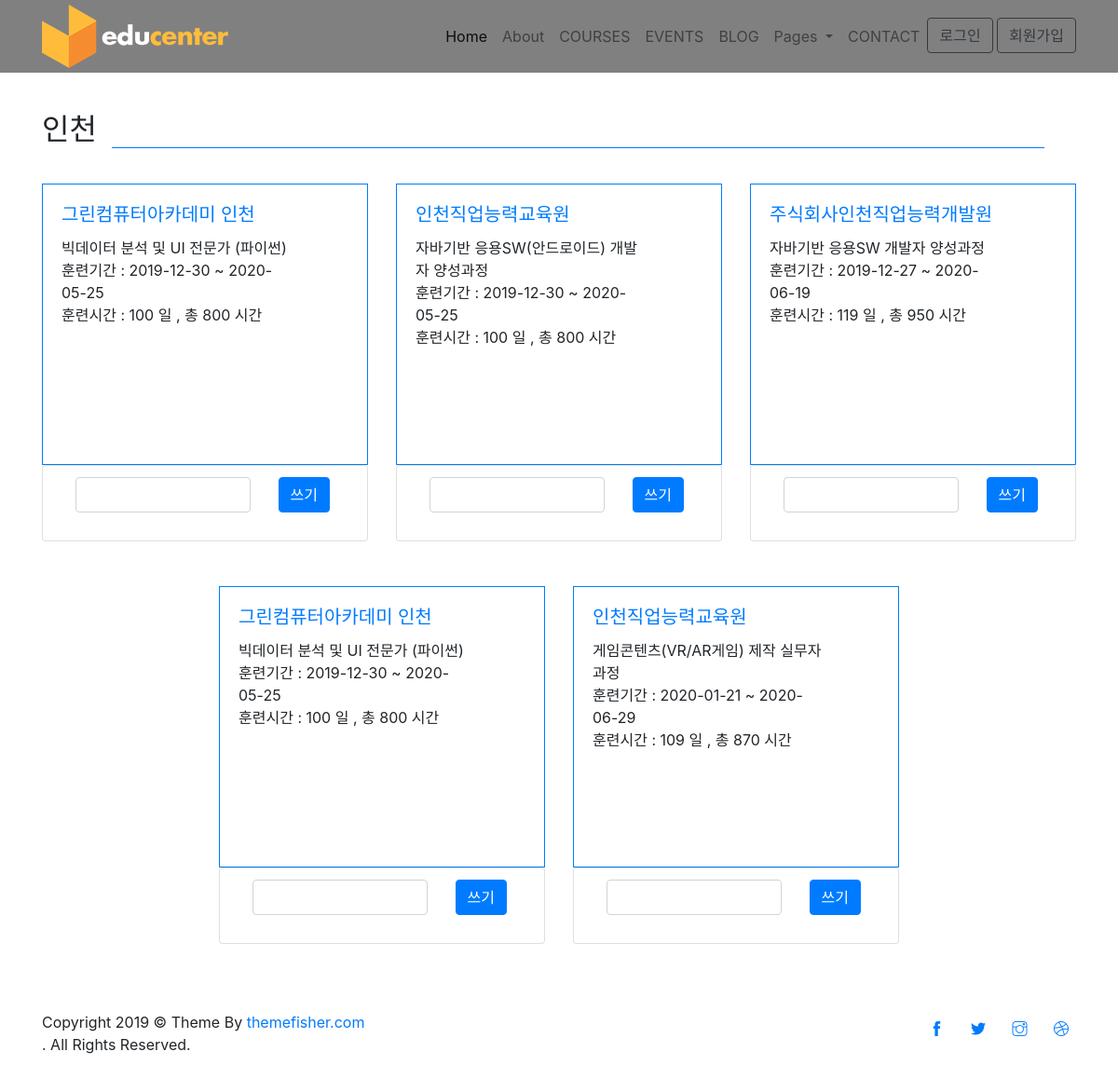
The page /window/window/incheon/ on the database its author committed.
### itess/models.py (models this page shows)
class Information(models.Model):
    title = models.CharField(max_length=300)
    academy = models.CharField(max_length=300)
    info = models.CharField(max_length=300)
    link = models.CharField(max_length=300)
    academy_title = models.CharField(max_length=300)
    academy_num= models.CharField(max_length=300)
    training_date = models.CharField(max_length= 300)
    pay = models.CharField(max_length= 300)
    training_wage = models.CharField(max_length= 300)
    people = models.CharField(max_length= 300)
    training_time = models.CharField(max_length= 300)
    code = models.CharField(max_length=100)
    topic = models.ForeignKey(Topic, on_delete=models.CASCADE, related_name='courses')
    zzim_user = models.ManyToManyField(settings.AUTH_USER_MODEL, related_name="zzim_info")

### window/views.py (the view)
# urls.py: path('window/incheon/', window_views.incheon, name = "incheon"),
def incheon(request):
    return render(request, 'window/incheon.html', context)

### window/templates/window/incheon.html (shortened to what this page needs)
<!DOCTYPE html>
<html lang="zxx">
{% load static %}
<head>
  <link rel="stylesheet" href="{% static 'plugins/bootstrap/bootstrap.min.css' %}">
  <link rel="stylesheet" href="{% static 'plugins/slick/slick.css' %}">
  <link rel="stylesheet" href="{% static 'plugins/themify-icons/themify-icons.css'%}">
  <link rel="stylesheet" href="{% static 'plugins/animate/animate.css'%}">
  <link rel="stylesheet" href="{% static 'plugins/venobox/venobox.css'%}">
    <link rel="stylesheet" href="https://stackpath.bootstrapcdn.com/bootstrap/4.4.1/css/bootstrap.min.css">
</head>
<body>
  <header class="fixed-top header">
    <div class="navigation w-100" >
      <div class="container">
        <nav class="navbar navbar-expand-lg navbar-light p-0">
          <a class="navbar-brand" href="{% url 'window:menu'%}"><img src="{% static 'images/logo.png' %}" alt="logo"></a>
          <div class="collapse navbar-collapse" id="navigation">
            <ul class="navbar-nav ml-auto text-center">
              <li class="nav-item active">
                <a class="nav-link" href="{% url 'window:menu'%}">Home</a>
              </li>
              <li class="nav-item @@about">
                <a class="nav-link" href="{% url 'window:about'%}">About</a>
              </li>
              <li class="nav-item @@courses">
                <a class="nav-link" href="courses.html">COURSES</a>
              </li>
              <li class="nav-item @@events">
                <a class="nav-link" href="events.html">EVENTS</a>
              </li>
              <li class="nav-item @@blog">
                <a class="nav-link" href="blog.html">BLOG</a>
              </li>
              <li class="nav-item dropdown view">
                <a class="nav-link dropdown-toggle" href="#" id="navbarDropdown" role="button" data-toggle="dropdown"
                  aria-haspopup="true" aria-expanded="false">
                  Pages
                </a>
              </li>
              <li class="nav-item @@contact">
                <a class="nav-link" href="contact.html">CONTACT</a>
              </li>
                <li>
                   {% if user.is_authenticated %}
                    <a class="btn btn-outline-primary" href="{% url 'accounts:logout' %}">{{user.username}}</a>
                    {% else %}
                    <a class="btn btn-outline-dark" href="{% url 'accounts:login' %}">로그인 </a>
                    <a class="btn btn-outline-dark" href="{% url 'accounts:signup' %}">회원가입</a>
                    {% endif %}
                </li>
            </ul>
          </div>
        </nav>
      </div>
    </div>
  </header>
  <br>
  <br>
  <br>
   <br>
    <br>
  <section class="section-sm">
    <div class="container">
      <div class="row">
        <div class="col-12">
          <div class="d-flex align-items-center section-title justify-content-between">
            <h2 class="mb-0 text-nowrap mr-3">인천<br><br></h2>
            <div class="border-top w-100 border-primary d-none d-sm-block"></div>
            <div>
              <a href="courses.html" class="btn btn-sm btn-primary-outline ml-sm-3 d-none d-sm-block"></a>
            </div>
          </div>
        </div>
      </div>
      <div class="row justify-content-center">
      {% for topic in all_data %}
      {% for info in topic.courses.all %}
      {% if info.academy_num == '인천' %}
      <div class="col-lg-4 col-sm-6 mb-5 item">
          <div class="card p-0 border-primary rounded-0 hover-shadow">
            <div class="card-body" >
              <a href = "{{info.link}}" target="_blank">
              <h5 class="card-title text-primary">{{ info.academy_title }}
              </a></h5>
                <ul class="list-inline mb-2">
                  <li class="list-inline-item">{{ info.title }}</li>
                  <li class="list-inline-item">{{ info.training_date }}</li>
                  <li class="list-inline-item">{{ info.training_time }}</li>
                </ul>
            </div>
          </div>
          <div class="card col-12">
            <div class="card-comment">
              <ul class="list-group list-group-flush">
                <li class="list-group-item">
                    <form action= "{% url 'window:comment' topic.name %}" class="commentForm" >
                      <div class="row">
                        <div class="col-9">
                          <input type="text" class="form-control commentInput">
                        </div>
                        <div class="col-3 text-center">
                          <input type="submit" class="btn btn-primary" value="쓰기">
                        </div>
                      </div>
                    </form>
                </li>
              </ul>
            </div>
          </div>
        </div>
        {% endif %}
      {% endfor %}
      {% endfor %}
      <div class="row">
        <div class="col-12 text-center">
        </div>
      </div>
    </div>
  </section>
  <footer>
    <div class="copyright py-4 bg-footer">
      <div class="container">
        <div class="row">
          <div class="col-sm-7 text-sm-left text-center">
            <p class="mb-0">Copyright
              © Theme By <a href="https://themefisher.com">themefisher.com</a></p> . All Rights Reserved.
          </div>
          <div class="col-sm-5 text-sm-right text-center">
            <ul class="list-inline">
              <li class="list-inline-item"><a class="d-inline-block p-2" href="https://www.facebook.com/themefisher"><i
                    class="ti-facebook text-primary"></i></a></li>
              <li class="list-inline-item"><a class="d-inline-block p-2" href="https://www.twitter.com/themefisher"><i
                    class="ti-twitter-alt text-primary"></i></a></li>
              <li class="list-inline-item"><a class="d-inline-block p-2" href="#"><i
                    class="ti-instagram text-primary"></i></a></li>
              <li class="list-inline-item"><a class="d-inline-block p-2" href="https://dribbble.com/themefisher"><i
                    class="ti-dribbble text-primary"></i></a></li>
            </ul>
          </div>
        </div>
      </div>
    </div>
  </footer>
</body>
</html>

### window/templates/window/incheon.html (style rules this page uses)
.navigation { background-color: gray; }
.card-body { width: 300px; height: 300px; }
.card-comment { width: 300px; height: 80px; }

### rows shown on the page
Information: academy_title "그린컴퓨터아카데미 인천", title "빅데이터 분석 및 UI 전문가 (파이썬)", training_date "훈련기간 : 2019-12-30 ~ 2020-05-25", training_time "훈련시간 : 100 일 , 총 800 시간"
Information: academy_title "인천직업능력교육원", title "자바기반 응용SW(안드로이드) 개발자 양성과정", training_date "훈련기간 : 2019-12-30 ~ 2020-05-25", training_time "훈련시간 : 100 일 , 총 800 시간"
Information: academy_title "주식회사인천직업능력개발원", title "자바기반 응용SW 개발자 양성과정", training_date "훈련기간 : 2019-12-27 ~ 2020-06-19", training_time "훈련시간 : 119 일 , 총 950 시간"
Information: academy_title "그린컴퓨터아카데미 인천", title "빅데이터 분석 및 UI 전문가 (파이썬)", training_date "훈련기간 : 2019-12-30 ~ 2020-05-25", training_time "훈련시간 : 100 일 , 총 800 시간"
Information: academy_title "인천직업능력교육원", title "게임콘텐츠(VR/AR게임) 제작 실무자 과정", training_date "훈련기간 : 2020-01-21 ~ 2020-06-29", training_time "훈련시간 : 109 일 , 총 870 시간"
